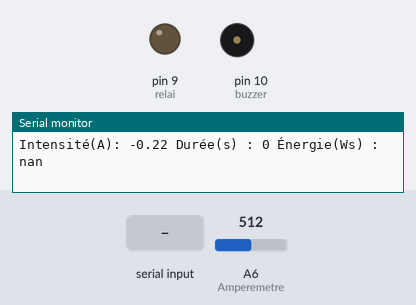
Recording of a sketch running on a simulated Arduino Nano, built with avr-gcc and run on an emulated ATmega328P. On the bench: output pins drawn as LEDs (lit = HIGH), buzzer (waves = sounding, pin HIGH), the last lines printed to the serial monitor. Inputs (shaded band) come from the test bench; at power-on: A6 (Amperemetre) = 512. The local clock reads 2024-03-15 10:24:30 at power-on unless the sketch sets it.

Above: at 1.2 s.
1.3 s: "On" received over the second serial link
At 4.4 s:
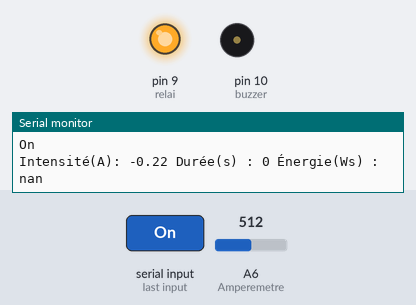
4.7 s: A6 (Amperemetre) set to 532
8.1 s: "Off" received over the second serial link
At 10.1 s:
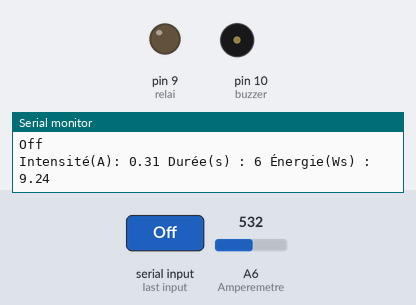
11.3 s: "On90\n" received over the second serial link
At 13.8 s:
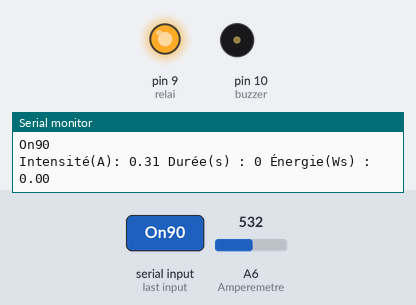
14.5 s: "Off90\n" received over the second serial link
At 17.4 s:
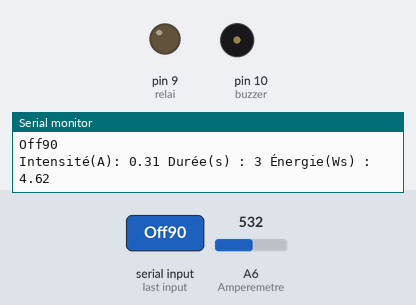
17.7 s: A6 (Amperemetre) set to 882
19.2 s: A6 (Amperemetre) set to 914
Timing chart, 0 to 21.7 s (numbered marks = the images above; inputs shaded):
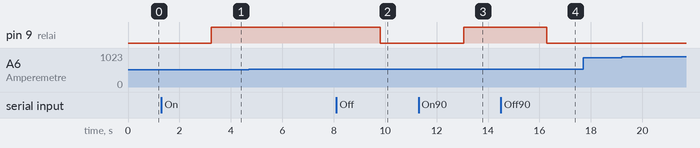

Measured:
- after the input at 1.3 s, pin 9 (relai): LOW → HIGH after 1.9 s
- after the input at 8.1 s, pin 9 (relai): HIGH → LOW after 1.7 s
- after the input at 11.3 s, pin 9 (relai): LOW → HIGH after 1.8 s
- after the input at 14.5 s, pin 9 (relai): HIGH → LOW after 1.8 s

The sketch:

Code_Prototype.ino
```cpp
#include <DS3231.h> //Librairie utile au module RTC
#include <SoftwareSerial.h> //Librairie permettant de simuler une communication série sur deux broches de l'Arduino

SoftwareSerial Bluetooth(4,5); //RX = Pin 4; TX = Pin 5;
String msg;//Variable contenant le message reçu du téléphone

DS3231  Horloge(SDA, SCL);//On déclare l'horloge
Time  T;//Variable temporelle (contenant heure, min, jour de la semaine, mois, année etc...)
unsigned long MomentDAllumage; //Variable contenant la date d'allumage (en s)
unsigned long MomentDExtinction;//Idem pour l'extinction
int RequeteDAllumageHeure;//Heure d'allumage demandée
int RequeteDAllumageMin;
int RequeteDExtinctionHeure;
int RequeteDExtinctionMin;
bool Avertissement = false;//Variable indicant la nécessité ou non d'avertir l'utilisateur
bool etat=false;//État du relai

const int relai = 9;//Pin du relai
const int buzzer = 10;//Pin du buzzer

int Amperemetre = A6;//Pin de l'ampèremètre
double moyenneLocale = 0;//Première moyenne permettant de faire la moyenne de 100 valeurs mesurées
double sensibilite = 185.0; //Sensibilité du module correspondant à 185mV/A
float voltage =0.0; // Tension mesurée aux bornes du capteur (en mV)
float I = 0.0;//Intensité mesurée
float Itot;//Somme des intensités
float Q;//Quantité d'électricité en Ampère-Secondes
int NMesure=0;//Nombre de mesures effectuées
int Duree;//Durée d'ouverture du relai en S
float E;//Énergie mesurée
float U=5.00;//Tension du d'alimentation du circuit mesuré

void CalculMomentDAllumage(){
  MomentDAllumage = T.min*60+T.sec;
}
void CalculMomentDExtinction(){
  MomentDExtinction = T.min*60+T.sec;
}

void MesureEnergie()
{
  moyenneLocale = 0;
  for(int i = 0; i < 100; i++) {
  moyenneLocale += analogRead(Amperemetre); //On effectue la mesure de 100 valeurs mesurée
  delay(1);
  }
  moyenneLocale /= 100; //On effectue la moyenne pour obtenir la valeur de voltage la plus précise
  voltage = (moyenneLocale / 1023.0) * 5000.0; // On détermine la valeur de voltage en mV
  I = (voltage - 2521) / sensibilite - 0.12; //On détermine une valeur de I
  if(I>=0.1) //Si elle est négative ou nulle, on ne la prend pas en compte
  {
    NMesure++;
    Itot+=I;
  }

  if(etat)Duree = (T.min*60+T.sec) - MomentDAllumage; //Tant que le relai est fermé, la durée correspond à la différence entre la date de la mesure et le moment d'allumage
  else if (!etat) Duree = MomentDExtinction - MomentDAllumage;//Une fois qu'il est ouvert, il vaudra la différence entre la date d'extinction et la date d'allumage

  Q=(Itot/NMesure)*Duree; // On applique la formule afin de trouver la quantité d'électricité
  E=U*Q;//On calcule l'énergie
  Serial.print("Intensité(A): ");
  Serial.print(I);
  Serial.print(" Durée(s) : ");
  Serial.print(Duree);
  Serial.print(" Énergie(Ws) : ");
  Serial.println(E);

}

void setup() {
  Serial.begin(9600);//Initialisation du moniteur série
  Bluetooth.begin(9600);//Initialisation de la communicaion avec le Bluetooth
  Horloge.begin();//Initialisation du module RTC
  pinMode(relai, OUTPUT);//Le pin 9 en sortie
  pinMode(buzzer, OUTPUT);//Idem pour le pin 10
  digitalWrite(relai, LOW);//On ouvre le relai

}

void loop() {

  T = Horloge.getTime(); //On inclut la date dans la variable T;
  if (Bluetooth.available()) {
    msg = Bluetooth.readString(); //Si un message et reçu, il est stocké dans msg
    Serial.println(msg);

    if(msg.startsWith("On")){ //L'ordre d'allumage instantanée...
      digitalWrite(relai, HIGH);//... ferme le relai
      CalculMomentDAllumage();
      etat = true;
      }

    if(msg.startsWith("Off")){//L'ordre d'extinction instantanée...
      digitalWrite(relai, LOW);//... ouvre le relai
      CalculMomentDExtinction();
      etat=false;}

    if(msg.startsWith("A"))//Si le message commence par "A", alors il s'agit d'un horaire d'allumage de la forme AXXXX
    {
      msg = msg.substring(1, msg.length());//On retire le A de msg
      RequeteDAllumageHeure = msg.toInt()/100;//On convertit msg en nombre entier et on le divise par sonn pour obtenir son ombre de dizainnes : c'est l'heure
      RequeteDAllumageMin = msg.toInt() % 100;//Conversion de msg en nombre entier et on met dans la variable le reste de la division euclidienne de msg par 100 : ce sont les minutes
      MomentDAllumage= (msg.toInt()%100)*60;//On convertit le moment d'allumage en secondes
    }
    if(msg.startsWith("E"))//La logique est ici la même que pour la requête d'allumage
    {
      msg = msg.substring(1, msg.length());
      RequeteDExtinctionHeure = msg.toInt()/100;
      RequeteDExtinctionMin = msg.toInt() % 100;
      Avertissement = false;
      MomentDExtinction=(msg.toInt()%100)*60;
    }

    if(msg.startsWith("Conso"))//Si la demande de consommation est reçu...
    {
      Bluetooth.println(E);//...On envoie la valeur de E
    }

  }

  if(T.hour == RequeteDAllumageHeure && T.min == RequeteDAllumageMin)//Si l'heure et les minutes correspondent à la requête d'allumage...
    {
      digitalWrite(relai, HIGH);//...on ferme le relai
      etat=true;
    }

  if(T.hour == RequeteDExtinctionHeure && T.min == RequeteDExtinctionMin-5 && !Avertissement)//Si on est 5 minutes avant l'horaire d'extinction et que l'avertissement n'a pas eu lieu...
    {
      for(int i=0; i<= 1; i++)//...On enclenche un avertissement sonore
      {
        for(int j=0; j<=2; j++)
        {
         digitalWrite(buzzer,HIGH);
         delay(100);
         digitalWrite(buzzer,LOW);
         delay(100);
        }
        delay(500);
      }
      Avertissement = true;//L'avertissement a bien eu lieu
    }

   if(T.hour == RequeteDExtinctionHeure && T.min == RequeteDExtinctionMin)//Si l'heure et les minutes correspondent à la requête d'allumage...
    {
      digitalWrite(relai, LOW);//...on ferme le relai
      Bluetooth.println(E);
      etat=false;
    }

    MesureEnergie();//On effectue la mesure de l'énergie consommée par le dipôle

   delay(1000);

}
```
